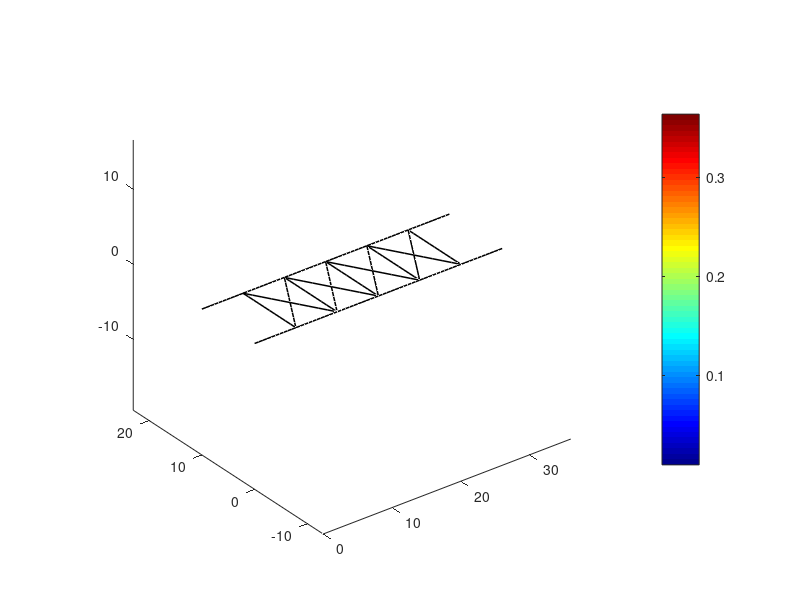

Here is the MATLAB script that generated this plot:
%% practice_5_5
clearvars;
clc;close
nNod=251 + 13;
nEle=250;
%% Given Parameters
E=30*10^(6);
G=12*10^(6);
% I=50;
% J=20;
matI = zeros(nEle, 1);
matI(1:120, 1) = 200;
matI(121:200, 1) = 50;
matI(201:250, 1) = 200;
% matI(1:250, 1) = 200;
matJ = zeros(nEle, 1);
matJ(1:120, 1) = 100;
matJ(121:200, 1) = 20;
matJ(201:250, 1) = 100;
% matJ(1:250, 1) = 20;
%% matP & matE
matP=zeros(nNod,2);
matP(  1:1: 61, 1) = 0:36/60:36;
matP( 61:1:121, 1) = 0:36/60:36;
matP(121:1:131, 1) = 6:6/10:12;
matP(131:1:141, 1) = 6:6/10:12;
matP(141:1:151, 1) = [6:6/10:12] + 6;
matP(151:1:161, 1) = [6:6/10:12] + 6;
matP(161:1:171, 1) = [6:6/10:12] + 12;
matP(171:1:181, 1) = [6:6/10:12] + 12;
matP(181:1:191, 1) = [6:6/10:12] + 18;
matP(191:1:201, 1) = [6:6/10:12] + 18;
matP(201:1:211, 1) = 6;
matP(211:1:221, 1) = 12;
matP(221:1:231, 1) = 18;
matP(231:1:241, 1) = 24;
matP(241:1:251, 1) = 30;
matP(  1:1: 61, 2) = 0;
matP( 61:1:121, 2) = 10;
matP(121:1:131, 2) = 10:-1:0;
matP(131:1:141, 2) = 0:1:10;
matP(141:1:151, 2) = 10:-1:0;
matP(151:1:161, 2) = 0:1:10;
matP(161:1:171, 2) = 10:-1:0;
matP(171:1:181, 2) = 0:1:10;
matP(181:1:191, 2) = 10:-1:0;
matP(191:1:201, 2) = 0:1:10;
matP(201:1:211, 2) = 10:-1:0;
matP(211:1:221, 2) = 10:-1:0;
matP(221:1:231, 2) = 10:-1:0;
matP(231:1:241, 2) = 10:-1:0;
matP(241:1:251, 2) = 10:-1:0;
matP(252, :) = [6 0];
matP(253, :) = [12 0];
matP(254, :) = [18 0];
matP(255, :) = [24 0];
matP(256, :) = [30 0];
matP(257, :) = [36 0];
matP(258, :) = [0 10];
matP(259, :) = [6 10];
matP(260, :) = [12 10];
matP(261, :) = [18 10];
matP(262, :) = [24 10];
matP(263, :) = [30 10];
matP(264, :) = [36 10];
matE=zeros(nEle,2);
for kk=1:1:nEle
    matE(kk,:)=[kk kk+1];
end
Right = [252 253 254 255 256 257 ...
         259 260 261 262 263 264 ...
         253 260 ...
         254 261 ...
         255 262 ...
         256 263 ...
         252 253 254 255 256];
Left = [  1 252 253 254 255 256 ...
        258 259 260 261 262 263 ...
        259 252 ...
        260 253 ...
        261 254 ...
        262 255 ...
        259 260 261 262 263];
matE(10:10:250, 2) = Right;                                                                                                                                                                                 
matE(1:10:241, 1) = Left;
usedNode = unique(matE);
%% Global Stiffness Equation
KK=zeros(3*nNod,3*nNod);
for kk=1:1:nEle
    p=matE(kk,1);
    q=matE(kk,2);
    x1=matP(p,1);
    y1=matP(p,2);
    x2=matP(q,1);
    y2=matP(q,2);
    J = matJ(kk);
    I = matI(kk);
    Le=sqrt((x2-x1)^2+(y2-y1)^2);
    co=(x2-x1)/Le;
    si=(y2-y1)/Le;
    kLocal=zeros(6,6);
    kLocal([2,5],[2,5])=(G*J)/Le*[ 1 -1;
                                  -1  1];
    kLocal([1,3,4,6],[1,3,4,6])=(E*I)/(Le^3)*[   12  -6*Le   -12  -6*Le;
                                              -6*Le 4*Le^2  6*Le 2*Le^2;
                                                -12   6*Le    12   6*Le;
                                              -6*Le 2*Le^2  6*Le 4*Le^2];
    matT=[1   0  0 0   0  0;
          0  co si 0   0  0;
          0 -si co 0   0  0;
          0   0  0 1   0  0;
          0   0  0 0  co si;
          0   0  0 0 -si co];
    eDoFs=[3*p-2:3*p,3*q-2:3*q];
    KK(eDoFs,eDoFs)=KK(eDoFs,eDoFs)+transpose(matT)*kLocal*matT;
end
%% Boundary Conditions
FF=zeros(3*nNod,1);
FF(3*([252, 253, 254, 255, 256])-2, 1) = -1;
FF(3*([259, 260, 261, 262, 263])-2, 1) = -1;
dd=zeros(3*nNod,1);
FullDoFs=sort([3*(usedNode)-2, 3*(usedNode)-1, 3*(usedNode)]);
FixedDoFs=[3*(1)-2:3*(1)-1,3*(258)-2:3*(258)-1, ...
           3*(257)-2, 3*(264)-2];

FreeDoFs=setdiff(FullDoFs,FixedDoFs);
dd(FreeDoFs,1)=KK(FreeDoFs,FreeDoFs)\FF(FreeDoFs,1);
%% Reaction Force
% KK(3*1-2:3*1,:)*dd
% KK(3*21-2:3*21,:)*dd
%% Visualization
scale=1000000 * 5;
for kk=1:1:nEle
    p=matE(kk,1);
    q=matE(kk,2);
    x1=matP(p,1);
    y1=matP(p,2);
    x2=matP(q,1);
    y2=matP(q,2);
    if(mod(kk, 11) == 0)
        1;
    end
    Le=sqrt((x2-x1)^2+(y2-y1)^2);
    co=(x2-x1)/Le;
    si=(y2-y1)/Le;
    matT=[1   0  0 0   0  0;
          0  co si 0   0  0;
          0 -si co 0   0  0;
          0   0  0 1   0  0;
          0   0  0 0  co si;
          0   0  0 0 -si co];
    xInitial=[x1 x2];
    yInitial=[y1 y2];
    zInitial=[ 0  0];
    eDoFs=[3*p-2:3*p,3*q-2:3*q];
    de=dd(eDoFs,1);
    dLocal=matT*de;
    Sshear=(G/Le)*(2*J/pi)^(1/4)*[-1 1]*[dLocal(2);
                                         dLocal(5)];
    d2N1=-(6*Le - 12*(Le/2))/Le^3;
    d2N2=(- 4*Le^2 + 6*(Le/2)*Le)/Le^3;
    d2N3=(6*Le - 12*(Le/2))/Le^3;
    d2N4=(- 2*Le^2 + 6*(Le/2)*Le)/Le^3;
    Snormal=(E)*(2*J/pi)^(1/4)*[-d2N1 d2N2 -d2N3 d2N4]*[dLocal(1);
                                                        dLocal(3);
                                                        dLocal(4);
                                                        dLocal(6)];
    Svm=sqrt(Snormal^(2)+3*(Sshear)^2);
    SCol=Svm*[1 1];
    xDeformed=[x1 x2];
    yDeformed=[y1 y2];
    zDeformed=[scale*de(1) scale*de(4)];
    figure(1);
    plot3(xInitial,yInitial,zInitial,'k','LineWidth',1.1);
    hold on;
    % plot3(xDeformed,yDeformed,zDeformed,'b','LineWidth',1.1);
    % hold on;
    patch(xDeformed,yDeformed,zDeformed,SCol,'EdgeColor','flat','LineWidth',1.1);
    hold on;
end
colormap jet;
colorbar;
axis equal;
axis padded;
